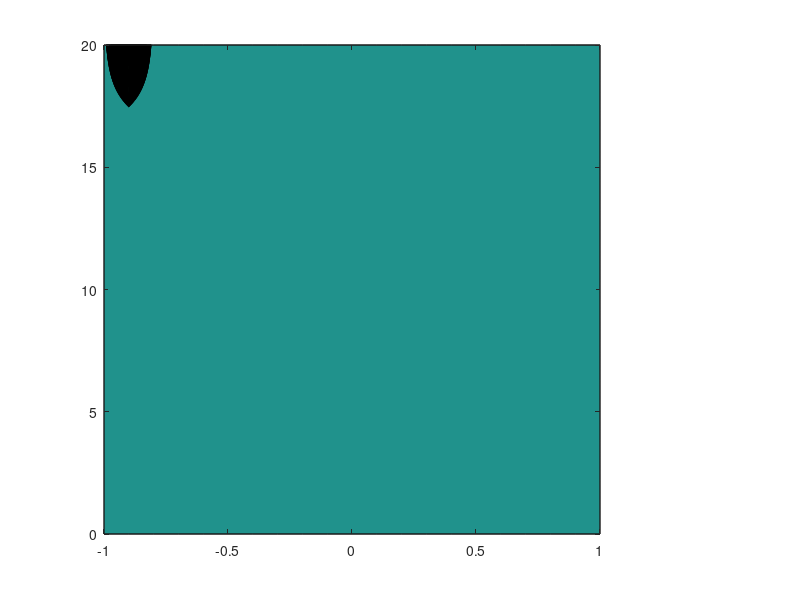

Write MATLAB code to recreate this figure.
clear all
close all
%nao esta certo
L = 2;D = 1;
delta_x = 0.1;
delta_t = 0.01;
tempo_f = 20;
tempo = 0:delta_t:tempo_f;
N_tempo = length(tempo);

x   = -L/2:delta_x:L/2;
N_x = length(x);

ro = nan(N_x,N_tempo);
% colunas com ro de um dado instante
% linhas de uma dada posicao ao longo do tempo
ro(:,1) = 2*cos(pi*x/L);
ro(1,:) = 0;
ro(N_x,:) = 0;

for n = 1:N_tempo-1
    for i = 2:N_x-1
        ro(i,n+1) = ro(i,n) + delta_t/(delta_x^2)*( ro(i+1,n)-2*ro(i,n)+ro(i+1,n) );
    end
end

mesh(tempo,x,ro)
figure(2)
contourf(x,tempo,ro')
colorbar
